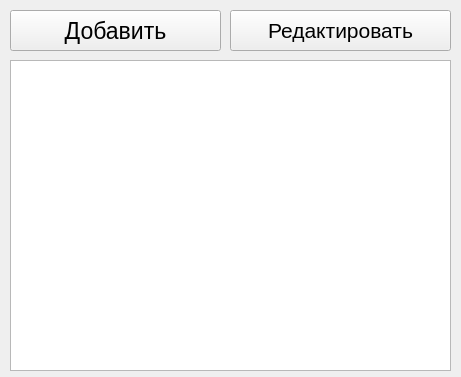
<?xml version="1.0" encoding="UTF-8"?>
<ui version="4.0">
 <class>Form</class>
 <widget class="QWidget" name="Form">
  <property name="geometry">
   <rect>
    <x>0</x>
    <y>0</y>
    <width>461</width>
    <height>377</height>
   </rect>
  </property>
  <property name="windowTitle">
   <string>Form</string>
  </property>
  <widget class="QTableWidget" name="tableWidget">
   <property name="geometry">
    <rect>
     <x>10</x>
     <y>60</y>
     <width>441</width>
     <height>311</height>
    </rect>
   </property>
  </widget>
  <widget class="QPushButton" name="pushButton">
   <property name="geometry">
    <rect>
     <x>10</x>
     <y>10</y>
     <width>211</width>
     <height>41</height>
    </rect>
   </property>
   <property name="font">
    <font>
     <pointsize>17</pointsize>
    </font>
   </property>
   <property name="text">
    <string>Добавить</string>
   </property>
  </widget>
  <widget class="QPushButton" name="pushButton_2">
   <property name="geometry">
    <rect>
     <x>230</x>
     <y>10</y>
     <width>221</width>
     <height>41</height>
    </rect>
   </property>
   <property name="font">
    <font>
     <pointsize>16</pointsize>
    </font>
   </property>
   <property name="text">
    <string>Редактировать</string>
   </property>
  </widget>
 </widget>
 <resources/>
 <connections/>
</ui>
